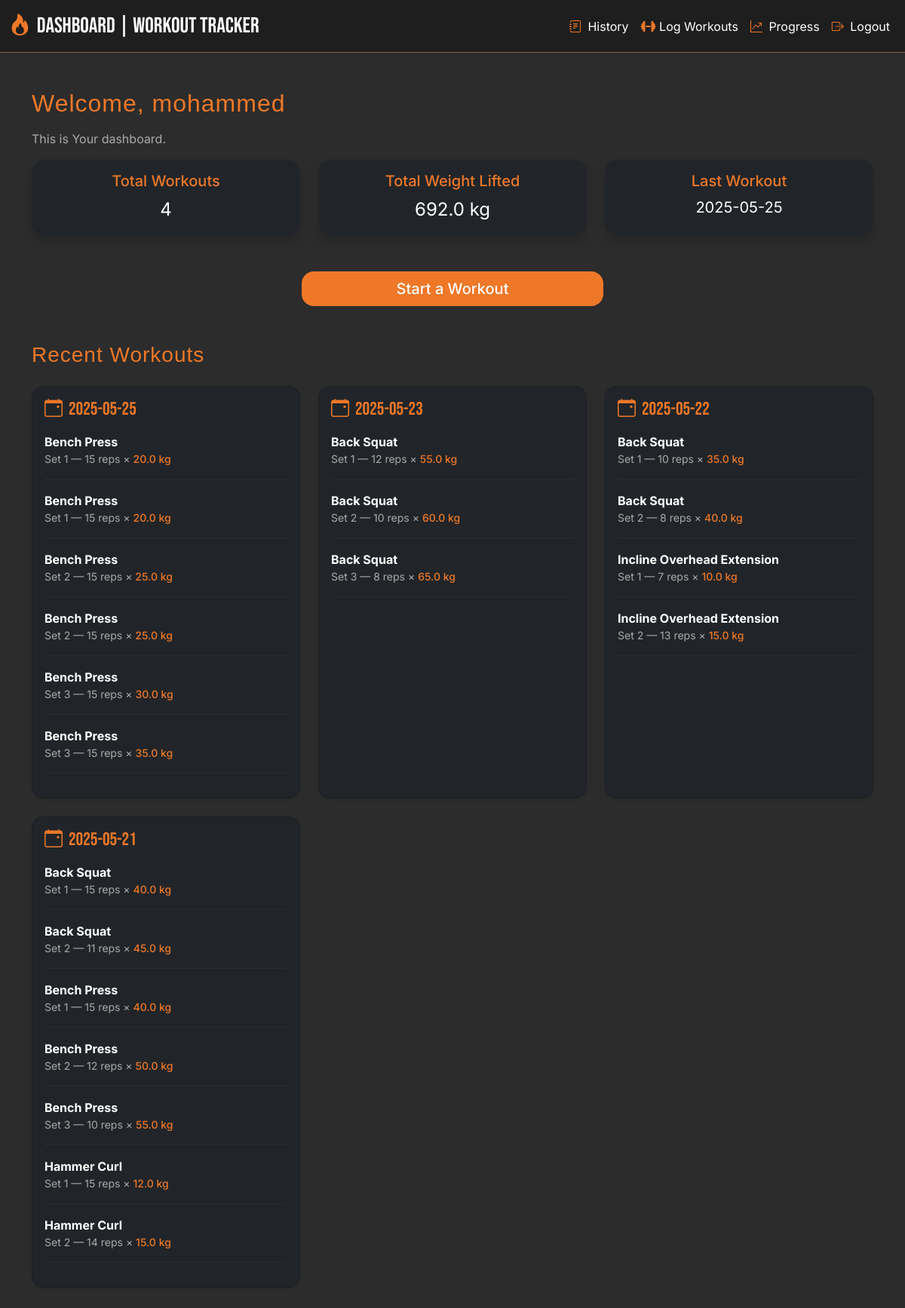
The app's page /dashboard (signed in) with its own data.
### tables this page shows
CREATE TABLE workouts (
            id INTEGER PRIMARY KEY AUTOINCREMENT,
            user_id INTEGER,
            date TEXT NOT NULL,
            exercise TEXT NOT NULL,
            set_number INTEGER NOT NULL,
            reps INTEGER NOT NULL,
            weight REAL,
            notes TEXT,
            FOREIGN KEY (user_id) REFERENCES users(id)
        );

### app.py (the view)
@app.route('/dashboard')
def dashboard():
    if 'user' not in session:
        return redirect('/login')
    username = session['user']
    user_id = session['user_id']
    conn = sqlite3.connect('workout_tracker.db')
    c = conn.cursor()
    c.execute('''SELECT COUNT(DISTINCT date), COALESCE (SUM(weight), 0), MAX(date)
              FROM workouts WHERE user_id = ?''', (user_id,))
    summary = c.fetchone()
    c.execute('''SELECT DISTINCT date FROM workouts
              WHERE user_id = ? ORDER BY date DESC LIMIT 5''', (user_id,))
    recent_dates = [row[0] for row in c.fetchall()]
    recent_workouts = {}
    for date in recent_dates:
        c.execute('''SELECT exercise, set_number, reps, weight
                  FROM workouts
                  WHERE user_id = ? AND date = ?
                  ORDER BY exercise, set_number''', (user_id, date))
        recent_workouts[date] = c.fetchall()
    conn.close()
    return render_template('dashboard.html', username=username, recent_workouts=recent_workouts, summary=summary)

### templates/dashboard.html
{% extends "base.html" %}
{% block content %}
    <div class="container my-5">
        <h2 class="mb-3" style="font-family: 'Helvetica', sans-serif;">Welcome, {{ username }}</h2>
        <p class="text-muted">This is Your dashboard.</p>
        <div class="row mb-5" g-3>
            <div class="col-md-4 col-sm-12">
                <div class="card bg-dark text-white border-0 shadow rounded-4 h-100">
                    <div class="card-body text-center">
                        <h5 class="card-title" style="color: var(--primary);">Total Workouts</h5>
                        <p class="card-text fs-4">{{ summary[0] or 0 }}</p>
                    </div>
                </div>
            </div>
            <div class="col-md-4 col-sm-12">
                <div class="card bg-dark text-white border-0 shadow rounded-4 h-100">
                    <div class="card-body text-center">
                        <h5 class="card-title" style="color: var(--primary);">Total Weight Lifted</h5>
                        <p class="card-text fs-4">{{ summary[1] or 0 }} kg</p>
                    </div>
                </div>
            </div>
            <div class="col-md-4 col-sm-12">
                <div class="card bg-dark text-white border-0 shadow rounded-4 h-100">
                    <div class="card-body text-center">
                        <h5 class="card-title" style="color: var(--primary)">Last Workout</h5>
                        <p class="card-text fs-5">{{ summary[2] or 'N/A' }}</p>
                    </div>
                </div>
            </div>
        </div>
        <div class="text-center my-4">
            <a href="/log_workout" class="btn btn-primary btn-lg w-100" style="max-width: 400px; border-radius: 1rem; font-weight: 500;">
                Start a Workout
            </a>
        </div>
    <h3 class="mt-5 mb-4" style="font-family: 'Helvetica', sans-serif;">Recent Workouts</h3>
    {% if recent_workouts %}
    <div class="row g-4">
        {% for date, workouts in recent_workouts.items() %}
        <div class="col-md-6 col-lg-4">
            <div class="card bg-dark text-white shadow-sm rounded-4 h-100">
                <div class="card-body">
                <h5 class="mb-3" style="color: var(--primary); font-family: 'Bebas Neue', sans-serif; font-size: 1.5rem;">
                    <i class="bi bi-calendar-event me-2" style="color: var(--primary);"></i>{{ date }}
                </h5>
                {% for ex in workouts %}
                <div class="mb-2">
                    <strong>{{ ex[0] }}</strong>
                    <div class="small text-muted">Set {{ ex[1] }} — {{ ex[2] }} reps × <span style="color: var(--primary); font-weight: 500;">{{ ex[3] }} kg</span></div>
                </div>
                <hr style="border-color: #444;" />
                {% endfor %}
                </div>
            </div>
        </div>
        {% endfor %}
    </div>
    {% else %}
    <p class="text-muted">No recent workouts. Start training!</p>
    {% endif %}
{% endblock %}

### static/style.css (style rules this page uses)
.card { background-color: var(--light-dark); border-radius: 1rem; }
* { box-sizing: border-box; }
:root { --primary: #EE7828; --dark: #2c2c2c; --grey: #806d61; --light-dark: #1e1e1e; }
body { background-color: var(--dark); color: white; font-family: 'Inter', sans-serif; min-height: 100vh; }
a { color: var(--primary) }
h1, h2, h3 { font-family: 'Helvetica', sans-serif; letter-spacing: 1px; color: var(--primary); }
.btn-primary { background-color: var(--primary); border: none; transition: 0.3s ease-in-out; }
.text-muted { color: #aaa !important; }

### records on screen
workouts: exercise "Bench Press", set_number "1", reps "15", weight "20.0"
workouts: exercise "Bench Press", set_number "1", reps "15", weight "20.0"
workouts: exercise "Bench Press", set_number "2", reps "15", weight "25.0"
workouts: exercise "Bench Press", set_number "2", reps "15", weight "25.0"
workouts: exercise "Bench Press", set_number "3", reps "15", weight "30.0"
workouts: exercise "Bench Press", set_number "3", reps "15", weight "35.0"
workouts: exercise "Back Squat", set_number "1", reps "12", weight "55.0"
workouts: exercise "Back Squat", set_number "2", reps "10", weight "60.0"
workouts: exercise "Back Squat", set_number "3", reps "8", weight "65.0"
workouts: exercise "Back Squat", set_number "1", reps "10", weight "35.0"
workouts: exercise "Back Squat", set_number "2", reps "8", weight "40.0"
workouts: exercise "Incline Overhead Extension", set_number "1", reps "7", weight "10.0"
workouts: exercise "Incline Overhead Extension", set_number "2", reps "13", weight "15.0"
workouts: exercise "Back Squat", set_number "1", reps "15", weight "40.0"
workouts: exercise "Back Squat", set_number "2", reps "11", weight "45.0"
workouts: exercise "Bench Press", set_number "1", reps "15", weight "40.0"
workouts: exercise "Bench Press", set_number "2", reps "12", weight "50.0"
workouts: exercise "Bench Press", set_number "3", reps "10", weight "55.0"
workouts: exercise "Hammer Curl", set_number "1", reps "15", weight "12.0"
workouts: exercise "Hammer Curl", set_number "2", reps "14", weight "15.0"

### other values on screen
{{ username }} "mohammed"
{{ summary[0] or 0 }} "4"
{{ summary[1] or 0 }} "692.0"
{{ summary[2] or 'N/A' }} "2025-05-25"
{{ date }} "2025-05-25" "2025-05-23" "2025-05-22" "2025-05-21"
